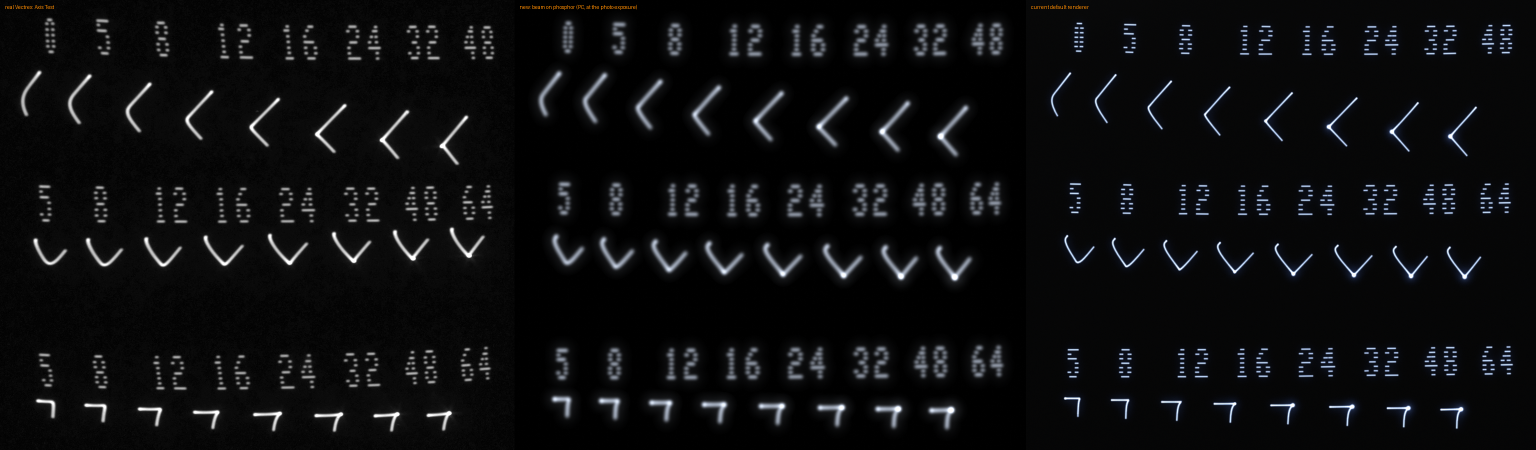
#> input picture testcart/compare/beam_axis.png, 3072 x 900 px, given in place of bm_intensity.png, which was not available (shown at 1/2 size)
$ python compose2.py
#> lines starting #> are read from the running program, lines starting #| are printed output that depends on the picture; after the words box and inside, x2 and y2 are one past the last pixel; in counts of white or black regions, pixels touching at a corner belong together
import numpy as np, os
from PIL import Image, ImageDraw
from scipy import ndimage as nd
PAIRS = [('intensity', 'Brightness', 'Test Cartridge Rev. 4, INTENSITY (2026-11-20)'), ('axis', '10252026220143323', 'Axis Test'),
         ('beam_p1', '10252026234453844', 'Beam Test page 1'), ('beam_p2', '10252026234518728', 'Beam Test page 2'),
         ('beam_p3', '10252026234543842', 'Beam Test page 3'), ('beam_p4', '10252026234613703', 'Beam Test page 4'),
         ('corner', 'Cornertest', 'Corner Test'), ('dac_p1', 'Dactest1', 'DAC Test page 1'), ('dac_p2', 'Dactest2', 'DAC Test page 2'),
         ('gap_p1', 'Gaps', 'Gap Test page 1'), ('gap_p2', 'gaps2', 'Gap Test page 2'), ('gap_p3', 'gaps3', 'Gap Test page 3'), ('lag', 'Lagtest', 'Lag Test')]
def box(d, thr, m=0.04):
    sm = nd.gaussian_filter(d, 2) > thr; ys, xs = np.nonzero(sm)
    H, W = d.shape[:2]; y0, y1, x0, x1 = ys.min(), ys.max(), xs.min(), xs.max(); my, mx = int((y1 - y0) * m) + 10, int((x1 - x0) * m) + 10
    return max(0, y0 - my), min(H, y1 + my), max(0, x0 - mx), min(W, x1 + mx)
fit = lambda im, h: im.resize((max(1, int(im.size[0] * h / im.size[1])), h), Image.LANCZOS)
for name, ph, title in PAIRS:
    bm = np.array(Image.open('bm_%s.png' % name).convert('RGB')); bm = bm[:int(bm.shape[0] * 0.93)]      # (without the panel below the screen)
#> further down, bm is the input picture: shape (900, 3072, 3); mean R, G, B 13, 13.5, 14.7
#> after `bm = bm[:int(bm.shape[0] * 0.93)]`:
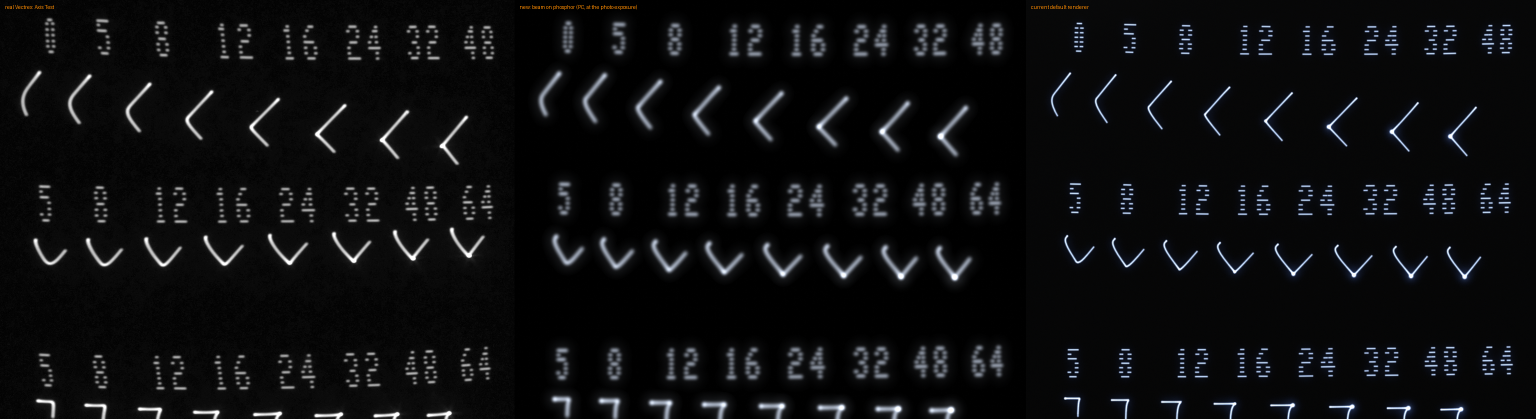
#> bm: shape (837, 3072, 3) (shown at 1/2 size); mean R, G, B 13.4, 14, 15.2
    a, b, c, e = box(bm.max(2) / 255.0, 0.3); bmc = bm[a:b, c:e]
#> in box, `sm = nd.gaussian_filter(d, 2) > thr`:
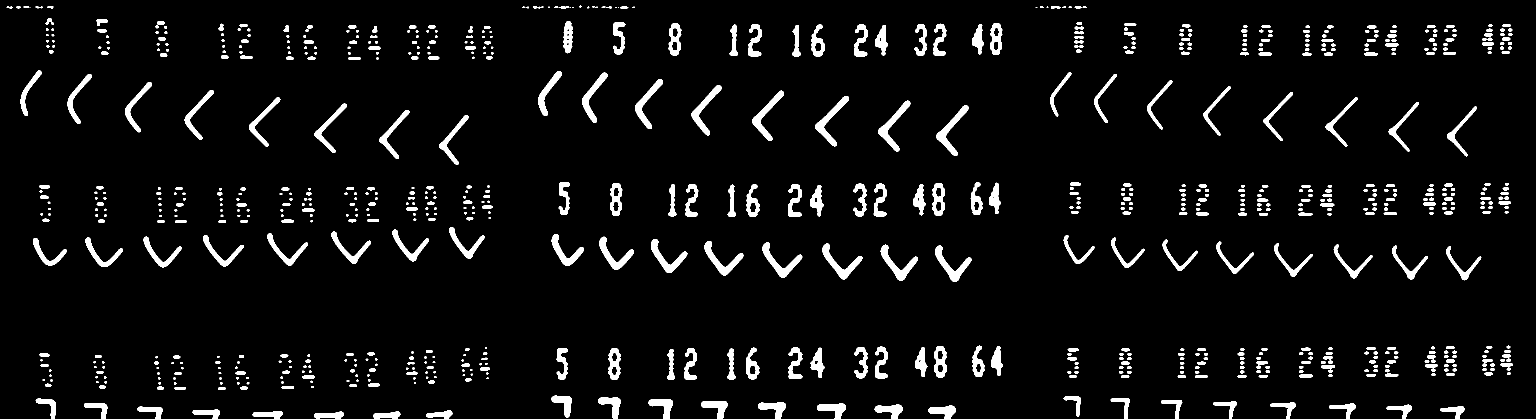
#> sm: shape (837, 3072) bool (shown at 1/2 size); 5.4% white; 841 white regions (98 under 20 px), largest, box (x1, y1, x2, y2) and area: (1873, 210, 1937, 312) 1587, (1630, 192, 1698, 293) 1585, (1756, 201, 1821, 303) 1575
#> in box, `sm = nd.gaussian_filter(d, 2) > thr`:
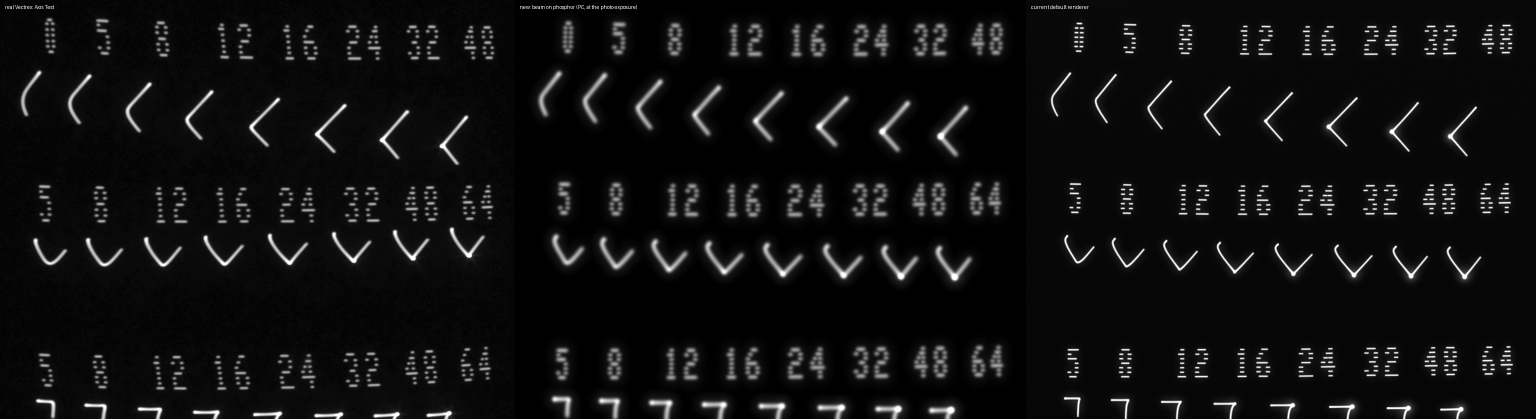
#> d: shape (837, 3072) float64 (shown at 1/2 size); min 0, max 1, mean 0.0601
#> in box, `y0, y1, x0, x1 = (ys.min(), ys.max(), xs.min(), xs.max())`: y0 = 11; y1 = 836; x0 = 13; x1 = 3025
#> in box, `my, mx = (int((y1 - y0) * m) + 10, int((x1 - x0) * m) + 10)`: my = 43; mx = 130
#> after `a, b, c, e = box(bm.max(2) / 255.0, 0.3)`: a = 0; b = 837; c = 0; e = 3072
#> (the run stopped early here; a loop or call above may not have finished)

$ run again, on testcart/compare/beam_beam_p4.png
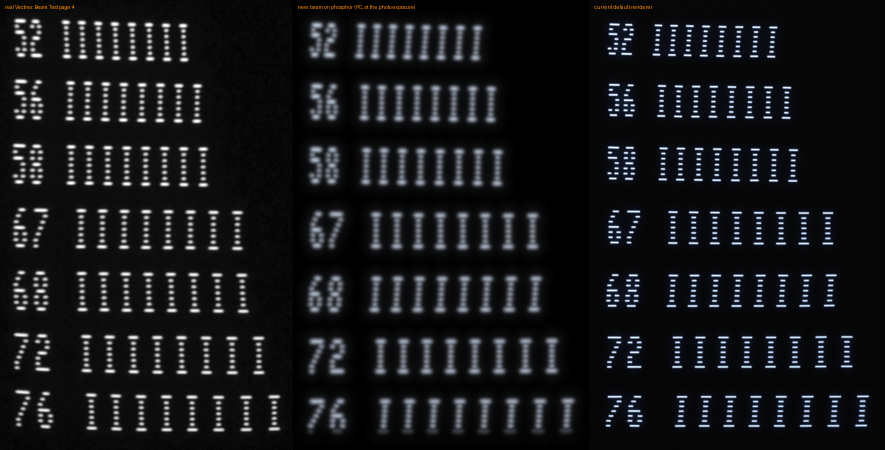
#> input picture testcart/compare/beam_beam_p4.png, 1770 x 900 px, given in place of bm_intensity.png, which was not available (shown at 1/2 size)
#> bm is the input picture: shape (900, 1770, 3); mean R, G, B 22.4, 23.4, 25.5
#> bm: shape (837, 1770, 3)
#> in box, `sm = nd.gaussian_filter(d, 2) > thr`:
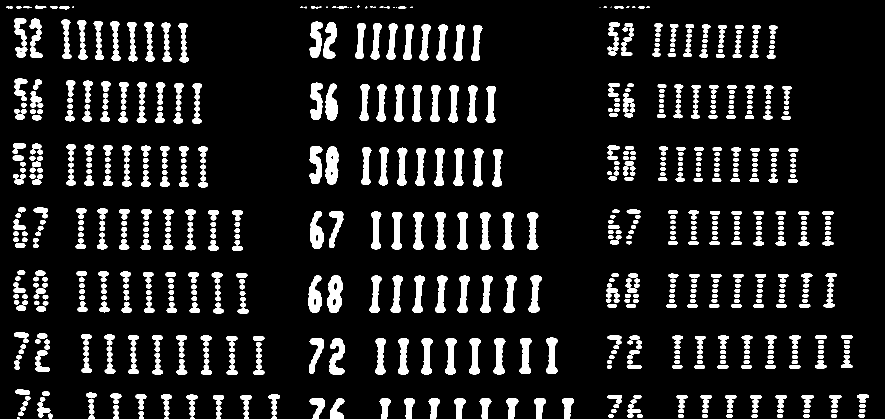
#> sm: shape (837, 1770) bool (shown at 1/2 size); 11.3% white; 892 white regions (21 under 20 px), largest, box (x1, y1, x2, y2) and area: (654, 551, 686, 626) 1626, (651, 293, 677, 369) 1566, (659, 676, 690, 749) 1370
#> in box, `sm = nd.gaussian_filter(d, 2) > thr`:
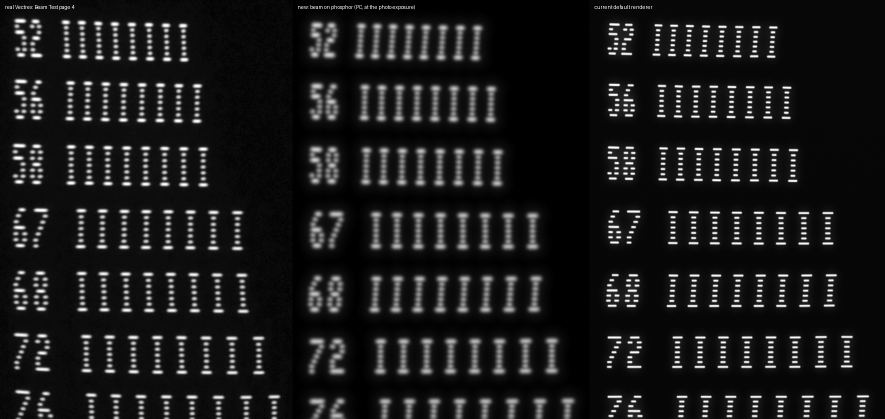
#> d: shape (837, 1770) float64 (shown at 1/2 size); min 0, max 1, mean 0.103
#> y0 = 11; y1 = 836; x0 = 13; x1 = 1737
#> my = 43; mx = 78
#> a = 0; b = 837; c = 0; e = 1770

$ run again, on testcart/compare/beam_corner.png
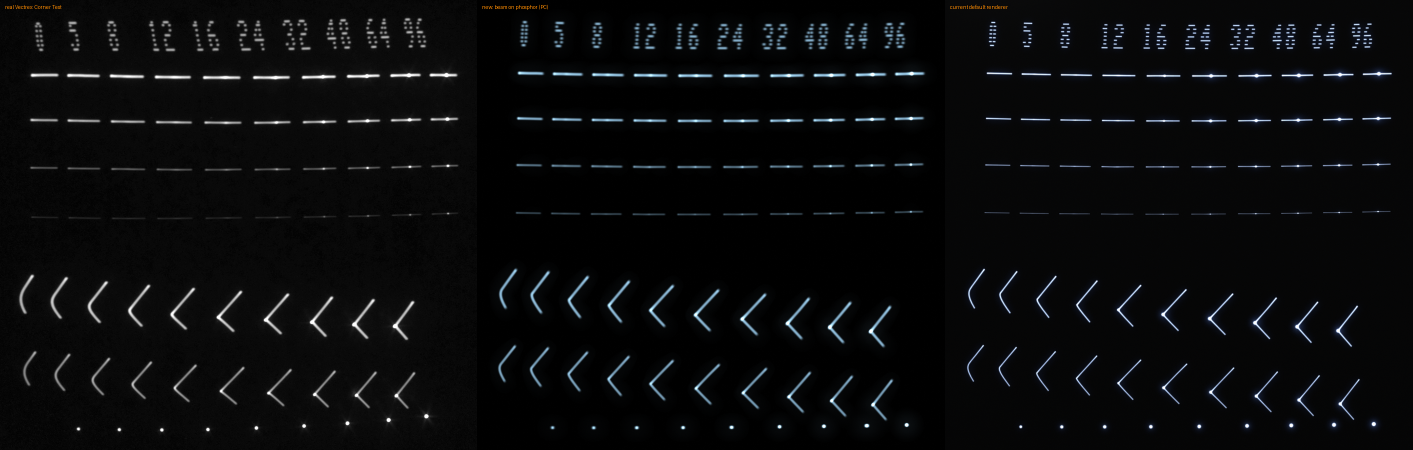
#> input picture testcart/compare/beam_corner.png, 2825 x 900 px, given in place of bm_intensity.png, which was not available (shown at 1/2 size)
#> bm is the input picture: shape (900, 2825, 3); mean R, G, B 9.9, 10.7, 11.6
#> bm: shape (837, 2825, 3)
#> in box, `sm = nd.gaussian_filter(d, 2) > thr`:
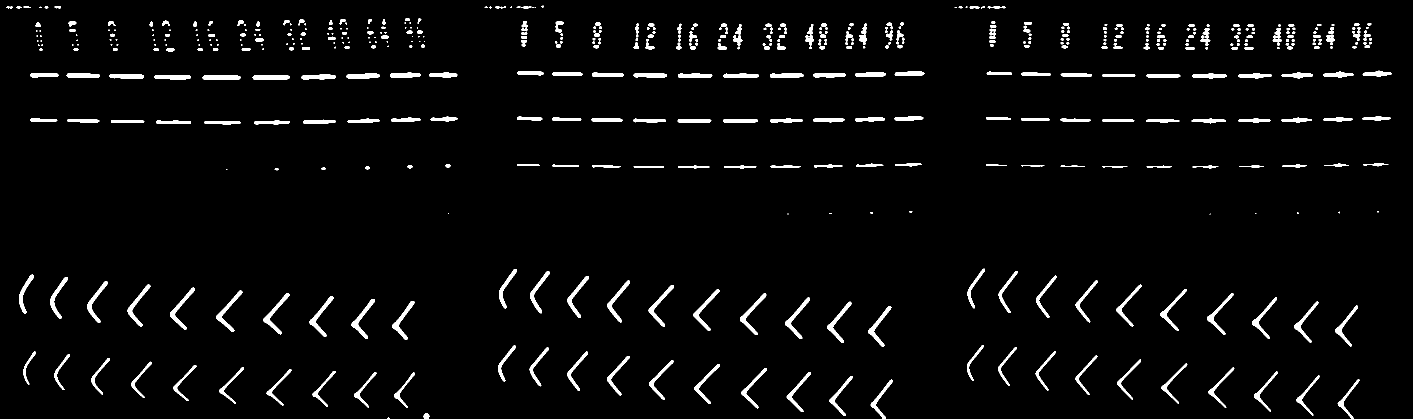
#> sm: shape (837, 2825) bool (shown at 1/2 size); 3.4% white; 557 white regions (119 under 20 px), largest, box (x1, y1, x2, y2) and area: (526, 586, 579, 669) 838, (432, 581, 485, 664) 826, (1480, 587, 1533, 670) 814
#> in box, `sm = nd.gaussian_filter(d, 2) > thr`:
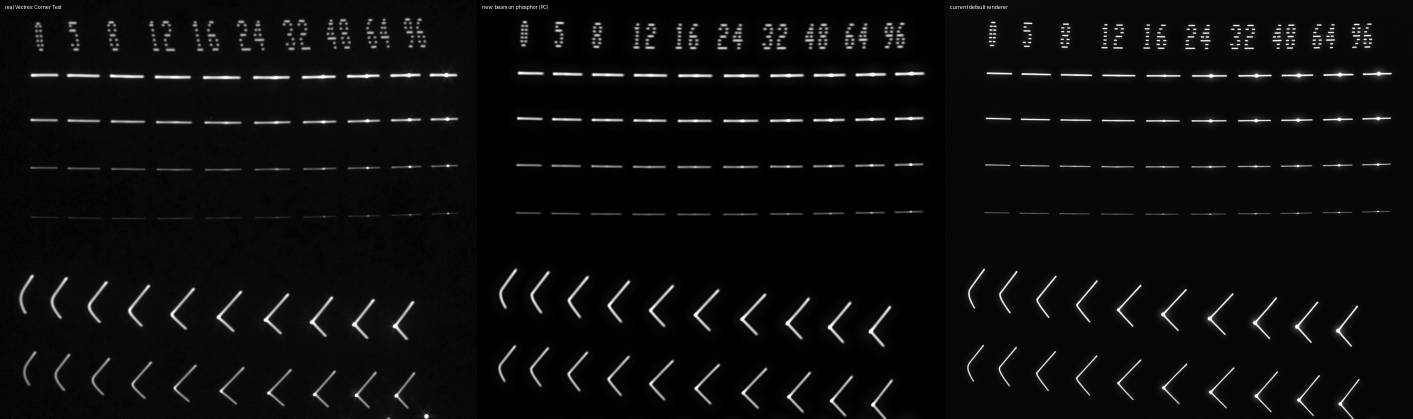
#> d: shape (837, 2825) float64 (shown at 1/2 size); min 0, max 1, mean 0.0472
#> y0 = 11; y1 = 836; x0 = 13; x1 = 2782
#> my = 43; mx = 120
#> a = 0; b = 837; c = 0; e = 2825
